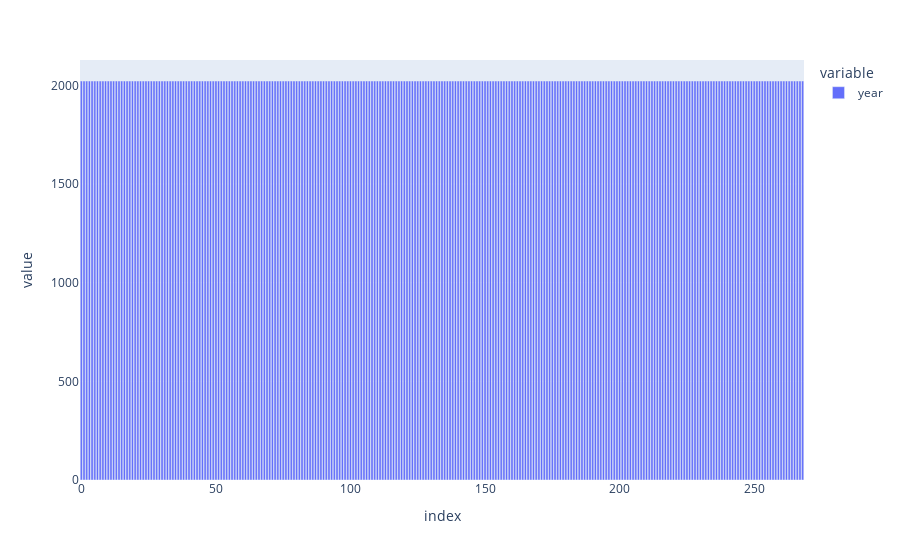

Notebook code for this chart:
### Code cell
import pandas as pd
pd.options.plotting.backend = "plotly"
new_df=df["year"]

fig = new_df.plot.bar()
fig.show()

### Figure 1 — Plotly figure (JSON) as saved in the notebook; plotly's stock layout.template omitted (floating-point values rounded to 4 significant figures; data arrays with more than 128 entries replaced by an {"elided": "..."} marker saying what was removed)
{"data": [{"alignmentgroup": "True", "hovertemplate": "variable=year<br>index=%{x}<br>value=%{y}<extra></extra>", "legendgroup": "year", "marker": {"color": "#636efa", "pattern": {"shape": ""}}, "name": "year", "offsetgroup": "year", "orientation": "v", "showlegend": true, "textposition": "auto", "type": "bar", "x": {"elided": "269 int values"}, "xaxis": "x", "y": {"elided": "269 int values"}, "yaxis": "y"}], "layout": {"barmode": "relative", "legend": {"title": {"text": "variable"}, "tracegroupgap": 0}, "margin": {"t": 60}, "xaxis": {"anchor": "y", "domain": [0, 1], "title": {"text": "index"}}, "yaxis": {"anchor": "x", "domain": [0, 1], "title": {"text": "value"}}}}
